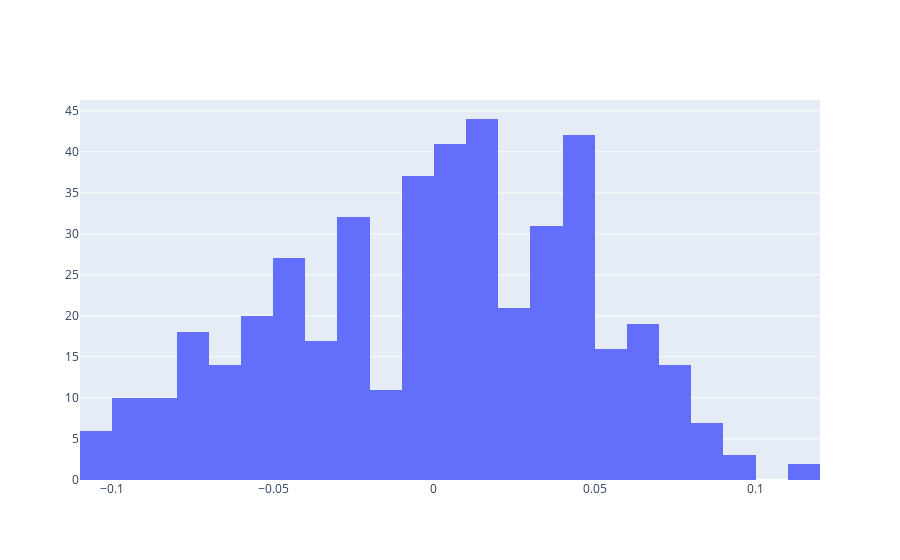

The notebook cell this image was saved under:
### Code cell
histogram(df['age'])

### Figure 1 — Plotly figure (JSON) as saved in the notebook; plotly's stock layout.template omitted (floating-point values rounded to 4 significant figures; data arrays with more than 128 entries replaced by an {"elided": "..."} marker saying what was removed)
{"data": [{"type": "histogram", "x": {"elided": "442 float values"}}], "layout": {}}
